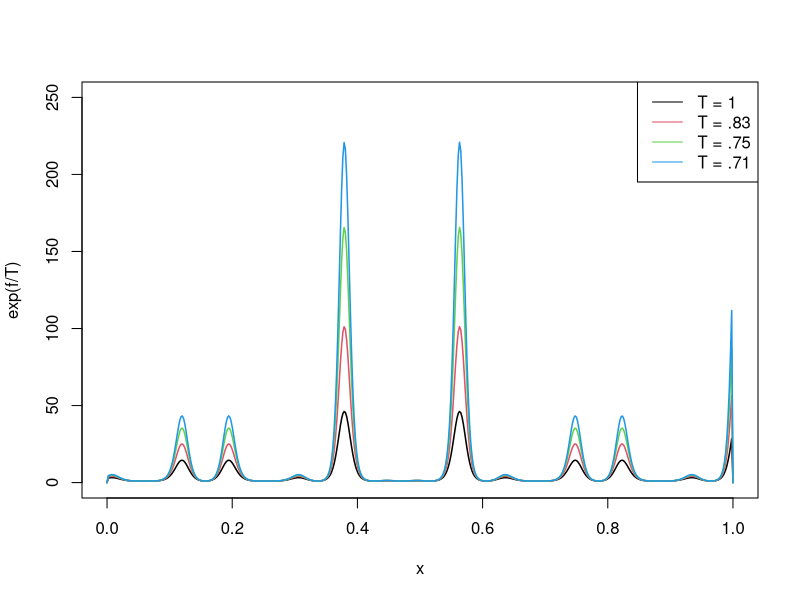
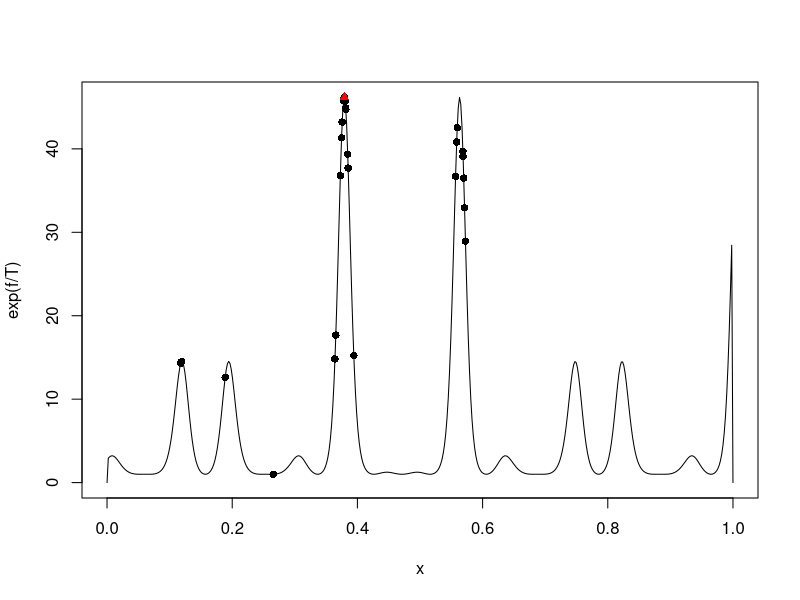

Write the R code that produced these figures, in order.
## ---- chunk 1
set.seed(1)
fn <- function(x, T = 1){
  h <- ( cos(50*x) + sin(20*x) )^2 # The actual function being optimized 
  exp(h/T) * (0 < x & x < 1) # ensures that values outside (0,1) receive 0
  # but the algorithm uses exp(h/T) as the target/acceptance function.
}
## ---- chunk 2
x <- seq(0, 1, length = 5e2)
plot(x, fn(x), type = 'l', ylim = c(0,250), ylab = "exp(f/T)",lwd=1.5)

# Effect of Temperature
tseq = c(.83, .75, .71)

# The temperature T controls how strongly the algorithm concentrates around high values of h(x).

# High T implies flatter distribution implying more exploration
# Low T implies sharper peaks implying more exploitation

# So as T changes from 0.83 to 0.75 to 0.71 the peaks become increasingly pronounced.

for(t in 1:3){
  lines(x, fn(x, T = tseq[t]), col = t+1,lwd=1.5)
}
legend("topright", col = 1:4, lty = 1, 
       legend = c("T = 1", "T = .83", "T = .75", "T = .71"))

## ---- chunk 3
# r=.3 controls the size of the possible movement
simAn <- function(N = 10, r = .3){
  x <- numeric(length = N)
  
  # Initial Value
  x[1] <- runif(1) 
  
  for(k in 2:N){
    
    # Generate a candidate
    a <- runif(1, x[k-1] - r,  x[k-1] + r)
    
    # Decrease Temperature this is the cooling schedule
    T <- 1/(log(k))
    
    # Calculate Acceptance Ratio
    ratio <- fn(a,T)/fn(x[k-1], T)  #fn is the exp(h/T)
    if( runif(1) < ratio)
    {
       # If the ratio is greater than 1 candidate is automatically accepted
      x[k] <- a
    }else
    {
      x[k] <- x[k-1] 
      # If the candidate is worse, the ratio is less than 1, 
      # but it can still be accepted with some probability.
      # This is the key idea of simulated annealing: 
      # occasionally accepting a worse solution helps avoid getting trapped in a local maximum.
    }
  }
 return(x) 
}
## ---- chunk 4
N <- 500
sim <- simAn(N = N)

# This finds the simulated value having the largest value of fn()
sim[which.max(fn(sim))]  # theta^*
## ---- chunk 5
plot(x, fn(x), type = 'l', ylab = "exp(f/T)")
points(sim, fn(sim), pch = 16, col = 1)
points(sim[which.max(fn(sim))],fn(sim[which.max(fn(sim))]),pch=17,col="red")
